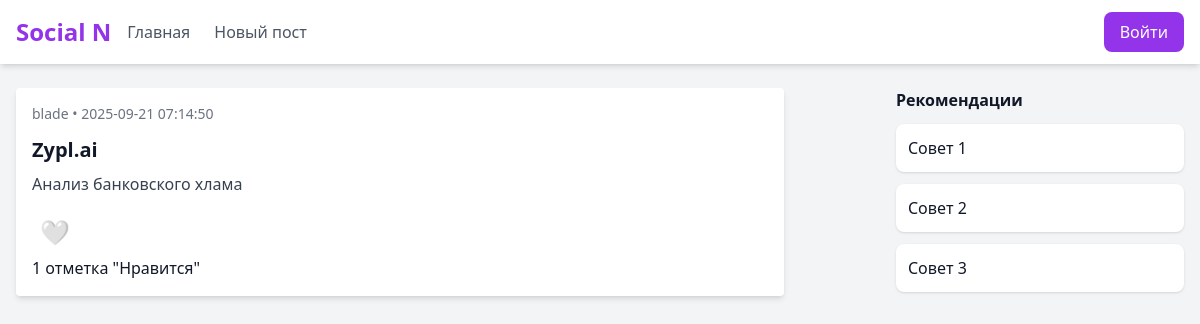
The page /post/30 on the database its author committed.
### tables this page shows
CREATE TABLE users (
        id INTEGER PRIMARY KEY AUTOINCREMENT,
        username TEXT UNIQUE NOT NULL,
        email TEXT UNIQUE NOT NULL,
        password  TEXT NOT NULL
    );

CREATE TABLE posts (
        id INTEGER PRIMARY KEY AUTOINCREMENT,
        user_id INTEGER REFERENCES users(id),
        title TEXT NOT NULL,
        content TEXT NOT NULL,
        created_at DATATIME DEFAULT CURRENT_TIMESTAMP
    );

### app.py (the view)
@app.route("/post/<post_id>")
def get_post(post_id):
    conn = get_db_connection()
    post = conn.execute(""" SELECT p.*, u.id AS user_id, u.username FROM posts p
                        JOIN users u ON p.user_id = u.id
                        WHERE p.id = ? """, (post_id,)).fetchone()
    conn.close()
    user_id = post['user_id']
    profile_photo = get_photo(user_id, 'profile_photos')
    image_path = get_photo(post_id, 'posts')
    likes = get_like(post_id)
    return render_template("post.html", post=post, image_path=image_path, likes=likes, profile_photo = profile_photo)

### app.py (called while the page is built)
def get_db_connection():
    conn = sqlite3.connect('app.db')
    conn.row_factory = sqlite3.Row
    return conn

def get_like(post_id):
    if 'user_id' not in session:
        user_id = 0
    else:
        user_id = session['user_id']
    conn = get_db_connection()
    is_liked = conn.execute("SELECT id FROM likes WHERE user_id = ? AND post_id = ?", (user_id, post_id)).fetchone()
    likes_count = conn.execute("SELECT count(id) FROM likes WHERE post_id = ?", (post_id,)).fetchone()
    conn.close()
    return { 'is_liked': bool(is_liked), 'likes': likes_count[0] }

def get_photo(post_id, category):
    folder = Path(app.config["UPLOADS"][category])
    image_path = None
    for ext in ALLOWED_EXTENSIONS:
        candidate = folder / f"{post_id}{ext}"
        if candidate.exists():
            image_path = candidate
            break
    return image_path

### templates/post.html (shortened to what this page needs)
{% extends "base.html" %}
{% block content %}
{% if not post %}
<h1 class="text-2xl font-semibold mb-4">Создать новый пост</h1>
<form method="POST" action="{{ url_for('add_post') }}" enctype="multipart/form-data" class="flex flex-col gap-4 max-w-xl">
  <input type="text" name="title" placeholder="Заголовок" class="p-2 border rounded" required>
  <textarea name="content" placeholder="Содержание" class="p-2 border rounded" required></textarea>
  <input type="file" name="file" accept="image/*">
  <button type="submit" class="px-4 py-2 bg-purple-600 text-white rounded hover:bg-purple-700">Опубликовать</button>
</form>
{% else %}
<div class="bg-white p-4 rounded shadow-md max-w-3xl">
  <div class="text-sm text-gray-500 mb-3">
    {{ post.username }} • {{ post.created_at }}
  </div>
  <h2 class="text-xl font-semibold mb-2">{{ post.title }}</h2>
  <p class="text-gray-700 mb-3">{{ post.content }}</p>
    <div>
          <form action="{{url_for('like_post', post_id=post.id)}}" method="post">
            <button type="submit" class="rounded-full p-2 text-2xl hover:scale-125 transition-all duration-200 focus:outline-none">
            {% if likes.is_liked %} ❤️ {% else %} 🤍 {% endif %}
            </button>
          </form>
          {% if likes.likes > 1 %} {{likes.likes}} отметок "Нравится"
          {% elif likes.likes == 1 %} {{likes.likes}} отметка "Нравится"
          {% endif %}
      </div>
</div>
{% endif %}
{% endblock content %}

### rows shown on the page
users: username "blade"
posts: created_at "2025-09-21 07:14:50", title "Zypl.ai", content "Анализ банковского хлама"

### other values the page prints
{{ likes.likes }} "1"
